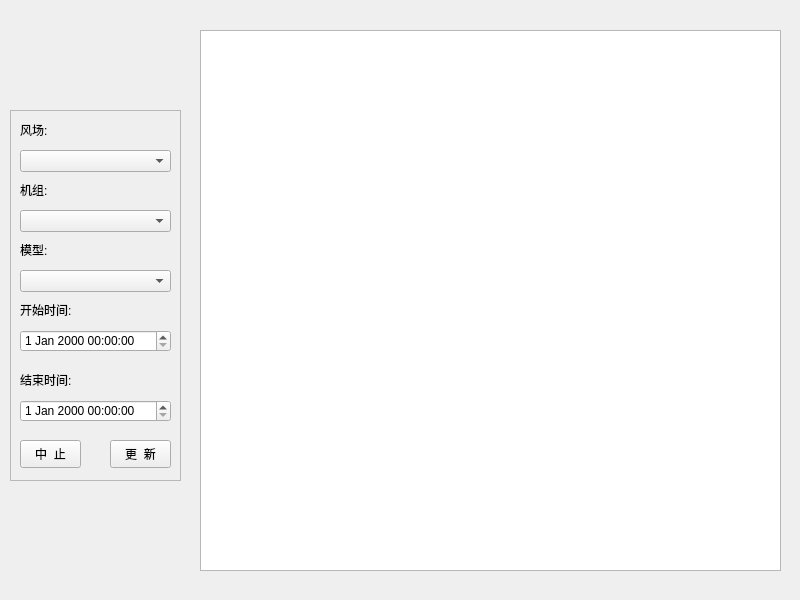
<?xml version="1.0" encoding="UTF-8"?>
<ui version="4.0">
 <class>Form_warning_update</class>
 <widget class="QWidget" name="Form_warning_update">
  <property name="geometry">
   <rect>
    <x>0</x>
    <y>0</y>
    <width>800</width>
    <height>600</height>
   </rect>
  </property>
  <property name="windowTitle">
   <string>预警更新</string>
  </property>
  <widget class="QFrame" name="frame">
   <property name="geometry">
    <rect>
     <x>10</x>
     <y>110</y>
     <width>171</width>
     <height>371</height>
    </rect>
   </property>
   <property name="frameShape">
    <enum>QFrame::StyledPanel</enum>
   </property>
   <property name="frameShadow">
    <enum>QFrame::Raised</enum>
   </property>
   <widget class="QLabel" name="label_end_time_warning_update">
    <property name="geometry">
     <rect>
      <x>10</x>
      <y>260</y>
      <width>91</width>
      <height>20</height>
     </rect>
    </property>
    <property name="text">
     <string>结束时间:</string>
    </property>
   </widget>
   <widget class="QDateTimeEdit" name="dateTimeEdit_startdate_warning_update">
    <property name="geometry">
     <rect>
      <x>10</x>
      <y>220</y>
      <width>151</width>
      <height>22</height>
     </rect>
    </property>
   </widget>
   <widget class="QLabel" name="label_start_time_warning_update">
    <property name="geometry">
     <rect>
      <x>10</x>
      <y>190</y>
      <width>91</width>
      <height>20</height>
     </rect>
    </property>
    <property name="text">
     <string>开始时间:</string>
    </property>
   </widget>
   <widget class="QDateTimeEdit" name="dateTimeEdit_enddate_warning_update">
    <property name="geometry">
     <rect>
      <x>10</x>
      <y>290</y>
      <width>151</width>
      <height>22</height>
     </rect>
    </property>
   </widget>
   <widget class="QLabel" name="label_farm_warning_update">
    <property name="geometry">
     <rect>
      <x>10</x>
      <y>10</y>
      <width>91</width>
      <height>20</height>
     </rect>
    </property>
    <property name="text">
     <string>风场:</string>
    </property>
    <property name="alignment">
     <set>Qt::AlignLeading|Qt::AlignLeft|Qt::AlignVCenter</set>
    </property>
   </widget>
   <widget class="QComboBox" name="comboBox_wtgs_warning_update">
    <property name="geometry">
     <rect>
      <x>10</x>
      <y>100</y>
      <width>151</width>
      <height>22</height>
     </rect>
    </property>
   </widget>
   <widget class="QLabel" name="label_wtgs_warning_update">
    <property name="geometry">
     <rect>
      <x>10</x>
      <y>70</y>
      <width>91</width>
      <height>20</height>
     </rect>
    </property>
    <property name="text">
     <string>机组:</string>
    </property>
   </widget>
   <widget class="QComboBox" name="comboBox_farm_warning_update">
    <property name="geometry">
     <rect>
      <x>10</x>
      <y>40</y>
      <width>151</width>
      <height>22</height>
     </rect>
    </property>
   </widget>
   <widget class="QLabel" name="label_model_warning_update">
    <property name="geometry">
     <rect>
      <x>10</x>
      <y>130</y>
      <width>91</width>
      <height>20</height>
     </rect>
    </property>
    <property name="text">
     <string>模型:</string>
    </property>
   </widget>
   <widget class="QComboBox" name="comboBox_model_warning_update">
    <property name="geometry">
     <rect>
      <x>10</x>
      <y>160</y>
      <width>151</width>
      <height>22</height>
     </rect>
    </property>
   </widget>
   <widget class="QPushButton" name="update_Button_warning_update">
    <property name="geometry">
     <rect>
      <x>100</x>
      <y>330</y>
      <width>61</width>
      <height>28</height>
     </rect>
    </property>
    <property name="text">
     <string>更  新</string>
    </property>
   </widget>
   <widget class="QPushButton" name="stop_Button_warning_update_2">
    <property name="geometry">
     <rect>
      <x>10</x>
      <y>330</y>
      <width>61</width>
      <height>28</height>
     </rect>
    </property>
    <property name="text">
     <string>中  止</string>
    </property>
   </widget>
  </widget>
  <widget class="QListWidget" name="listWidget">
   <property name="geometry">
    <rect>
     <x>200</x>
     <y>30</y>
     <width>581</width>
     <height>541</height>
    </rect>
   </property>
  </widget>
 </widget>
 <resources/>
 <connections/>
</ui>
